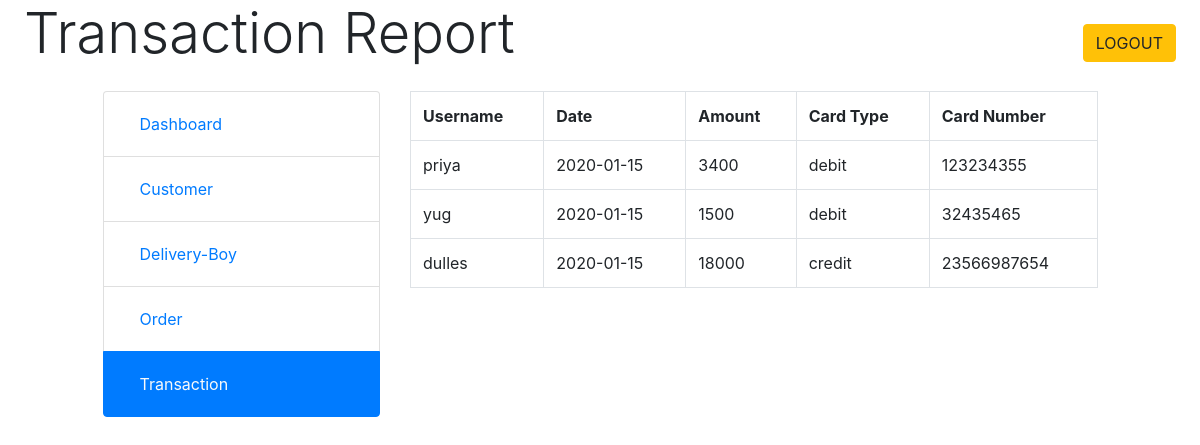
Page /Lucknow_dabbawala/transaction.php on the committed database.
### tables this page shows
CREATE TABLE IF NOT EXISTS `booking` (
  `username` varchar(50) NOT NULL,
  `date` varchar(30) NOT NULL,
  `enddate` varchar(50) NOT NULL,
  `tiffin` varchar(40) NOT NULL,
  `tiffin_type` varchar(20) NOT NULL,
  `food_type` varchar(20) NOT NULL,
  `cost` varchar(50) NOT NULL,
  `total` varchar(20) NOT NULL,
  `ctype` varchar(10) NOT NULL,
  `cardnumber` varchar(20) NOT NULL,
  `cname` varchar(30) NOT NULL,
  `expiry` varchar(25) NOT NULL,
  `cvv` varchar(10) NOT NULL,
  `pin` varchar(30) NOT NULL
);

### Lucknow_dabbawala/transaction.php (the view, shortened to what this page needs)
<!DOCTYPE html>
<html>
<head>
	<?php include("bootstrap.php"); ?>
</head>
<body>
<div class='conainer-fluid'>
<div class='row'>
	<div class='col-md-12'>
		<span class='display-4 ml-4 mt-4'>Transaction Report</span>
		<a href="logout"><button class='btn btn-warning float-right mt-4 mr-4'>LOGOUT</button></a>
	</div>
</div>
<div class='row mt-4'>
	<div class='col-md-1'></div>
	<div class='col-md-3'>
		<ul class="list-group">
  <li class="list-group-item"><a href="admin.php" class='nav-link'>Dashboard</a></li>
  <li class="list-group-item"><a href="customerlist.php" class='nav-link'>Customer</a></li>
  <li class="list-group-item"><a href="viewserboy.php" class='nav-link'>Delivery-Boy</a></li>
  <li class="list-group-item"><a href="report.php" class='nav-link'>Order</a></li>
  <li class="list-group-item active"><a href="transaction.php" class='nav-link text-light'>Transaction</a></li>
</ul>
	</div>
	<div class='col-md-7'>
		<table class='table table-bordered'>
	<tr><th>Username</th><th>Date</th><th>Amount</th><th>Card Type</th><th>Card Number</th></tr>
	<?php
	include ("conne.php");
	$sql="select * from booking";
	$x=mysqli_query($conn,$sql);
while($r=mysqli_fetch_assoc($x)){
	?>
	<tr>
	<td><?php echo $r['username']?></td>
	<td><?php echo $r['date']?></td>
	<td><?php echo $r['total']?></td>
	<td><?php echo $r['ctype']?></td>
	<td><?php echo $r['cardnumber']?></td>
	</tr>
<?php
}
?>
</table>
	</div>
	<div class='col-md-1'></div>
</div>
</div>
</body>
</html>

### rows in the picture
booking: username "priya", date "2020-01-15", total "3400", ctype "debit", cardnumber "123234355"
booking: username "yug", date "2020-01-15", total "1500", ctype "debit", cardnumber "32435465"
booking: username "dulles", date "2020-01-15", total "18000", ctype "credit", cardnumber "23566987654"
